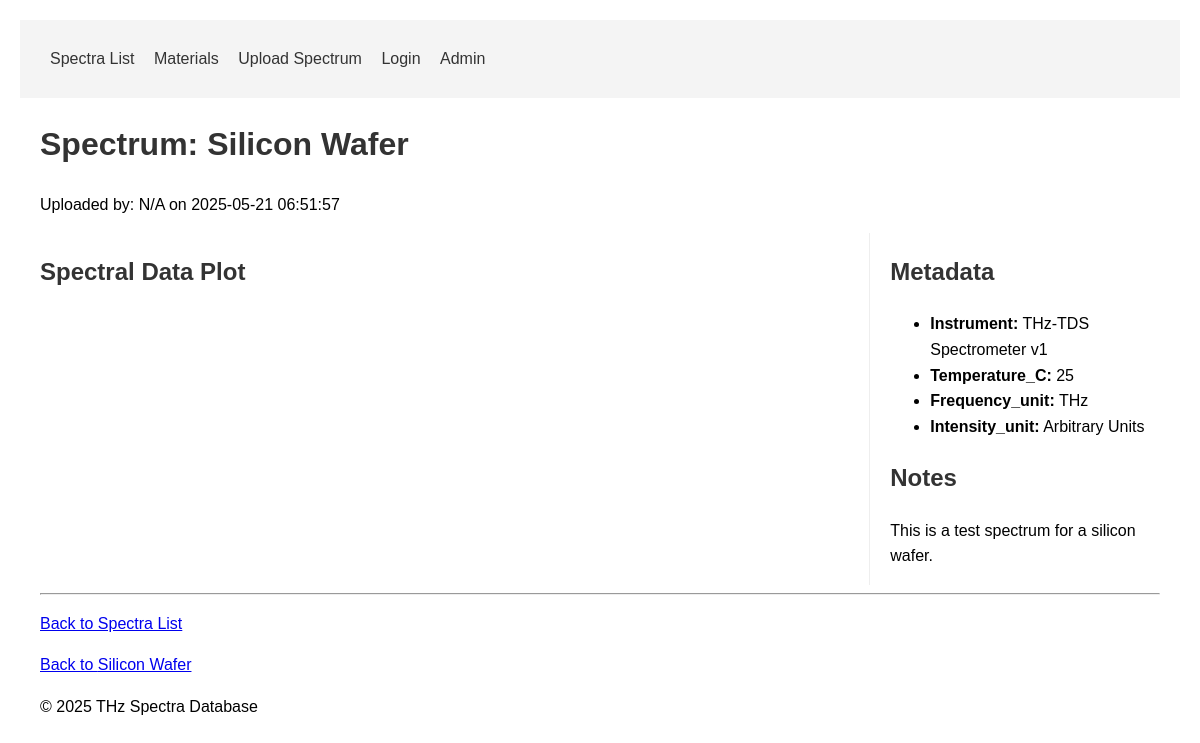
The app's page /spectra/spectrum/1/ with its own data.
### spectra/models.py (models this page shows, shortened)
class Spectrum(models.Model):
    material = models.ForeignKey(Material, on_delete=models.CASCADE, related_name='spectra')
    uploaded_by = models.ForeignKey(User, on_delete=models.SET_NULL, null=True, blank=True)
    upload_timestamp = models.DateTimeField(default=timezone.now)
    spectral_data = models.JSONField(
        help_text="JSON object with 'frequency' and 'intensity' keys, each holding a list of numbers."
    )
    metadata = models.JSONField(
        blank=True, null=True,
        help_text="Additional metadata as a JSON object (e.g., units, temperature)."
    )
    notes = models.TextField(blank=True, null=True)
    class Meta:
        verbose_name_plural = "Spectra"
        ordering = ['-upload_timestamp']

class Material(models.Model):
    name = models.CharField(max_length=200, unique=True)
    description = models.TextField(blank=True, null=True)

### spectra/views.py (the view)
# urls.py: path('spectrum/<int:pk>/', views.SpectrumDetailView.as_view(), name='spectrum_detail'),
class SpectrumDetailView(DetailView):
    model = Spectrum
    template_name = 'spectra/spectrum_detail.html'
    context_object_name = 'spectrum'
    def get_context_data(self, **kwargs):
        context = super().get_context_data(**kwargs)
        spectrum = self.object
        can_plot = False
        initial_args = {}
        if spectrum.spectral_data and \
           isinstance(spectrum.spectral_data.get('frequency'), list) and \
           isinstance(spectrum.spectral_data.get('intensity'), list) and \
           len(spectrum.spectral_data['frequency']) > 0 and \
           len(spectrum.spectral_data['intensity']) == len(spectrum.spectral_data['frequency']):
            can_plot = True
            initial_args = {
                'frequency': spectrum.spectral_data.get('frequency'),
                'intensity': spectrum.spectral_data.get('intensity'),
                'frequency_unit': spectrum.metadata.get('frequency_unit', 'Frequency (a.u.)') if spectrum.metadata else 'Frequency (a.u.)',
                'intensity_unit': spectrum.metadata.get('intensity_unit', 'Intensity (a.u.)') if spectrum.metadata else 'Intensity (a.u.)',
                'material_name': spectrum.material.name if spectrum.material else 'Spectrum',
            }
        context['can_plot_spectrum'] = can_plot
        context['dash_app_name'] = 'SimpleSpectrumPlotter' # Must match the name in dash_apps.py
        context['dash_initial_arguments'] = initial_args
        return context

### spectra/templates/spectra/spectrum_detail.html (shortened to what this page needs)
{% extends "spectra/base.html" %}
{% load plotly_dash %}
{% block content %}
<h1>Spectrum: {{ spectrum.material.name }}</h1>
<p>Uploaded by: {{ spectrum.uploaded_by.username|default:"N/A" }} on {{ spectrum.upload_timestamp|date:"Y-m-d H:i:s" }}</p>
<div style="display: flex; flex-wrap: wrap;">
    <div style="flex: 3; min-width: 400px; padding-right: 20px;">
        <h2>Spectral Data Plot</h2>
    </div>
    <div style="flex: 1; min-width: 250px; border-left: 1px solid #eee; padding-left: 20px;">
        <h2>Metadata</h2>
        {% if spectrum.metadata %}
            <ul>
                {% for key, value in spectrum.metadata.items %}
                    <li><strong>{{ key|capfirst }}:</strong> {{ value }}</li>
                {% endfor %}
            </ul>
        {% else %}
            <p>No additional metadata provided.</p>
        {% endif %}
        <h2>Notes</h2>
        <p>{{ spectrum.notes|linebreaksbr|default:"No notes." }}</p>
    </div>
</div>
<hr>
<p><a href="{% url 'spectra:spectrum_list' %}">Back to Spectra List</a></p>
<p><a href="{% url 'spectra:material_detail' pk=spectrum.material.pk %}">Back to {{ spectrum.material.name }}</a></p>
{% endblock %}

### spectra/templates/spectra/base.html (shortened to what this page needs)
<!DOCTYPE html>
<html lang="en">
<head>
</head>
<body>
    <header>
        <nav class="container">
            <ul>
                <li><a href="{% url 'spectra:spectrum_list' %}">Spectra List</a></li>
                <li><a href="{% url 'spectra:material_list' %}">Materials</a></li>
                <li><a href="{% url 'spectra:upload_spectrum' %}">Upload Spectrum</a></li>
                {% if user.is_authenticated %}
                    <li><a href="{% url 'logout' %}?next={{ request.path }}">Logout ({{ user.username }})</a></li>
                {% else %}
                    <li><a href="{% url 'login' %}?next={{ request.path }}">Login</a></li>
                {% endif %}
                <li><a href="{% url 'admin:index' %}">Admin</a></li>
            </ul>
        </nav>
    </header>
    <main class="container">
        {% block content %}{% endblock %}
    </main>
    <footer>
        <p class="container">&copy; {% now "Y" %} THz Spectra Database</p>
    </footer>
</body>
</html>

### spectra/templates/spectra/base.html (style rules this page uses)
body { font-family: sans-serif; margin: 20px; line-height: 1.6; }
header { background-color: #f4f4f4; padding: 10px; margin-bottom: 20px; }
nav ul { list-style-type: none; padding: 0; }
nav ul li { display: inline; margin-right: 15px; }
nav a { text-decoration: none; color: #333; }
.container { max-width: 1200px; margin: auto; padding: 0 20px; }
h1, h2 { color: #333; }

### records on screen
Spectrum: material.name "Silicon Wafer", uploaded_by.username "N/A", upload_timestamp "2025-05-21 06:51:57", notes "This is a test spectrum for a silicon wafer."

### other values on screen
{{ key|capfirst }} "Instrument" "Temperature_C" "Frequency_unit" "Intensity_unit"
{{ value }} "THz-TDS Spectrometer v1" "25" "THz" "Arbitrary Units"
